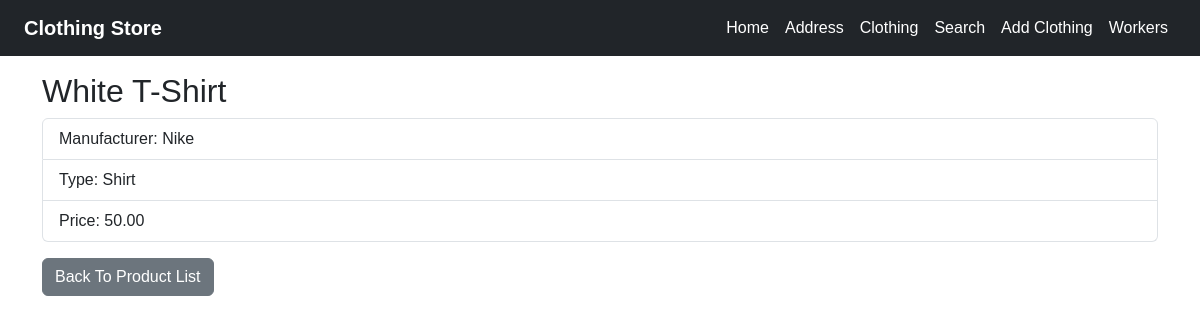
Page /clothing/1/ on the committed database.
### clothing/models.py (models this page shows, shortened)
class ClothingModel(models.Model):
    name = models.CharField(max_length=100)
    manufacturer = models.CharField(max_length=100)
    price = models.DecimalField(max_digits=8, decimal_places=2, validators=[MinValueValidator(0), MaxValueValidator(1000)])
    type = models.ForeignKey(TypeModel, on_delete=models.CASCADE,related_name='clothing_items')

class TypeModel(models.Model):
    name = models.CharField(max_length=100)

### clothing/views.py (the view)
# urls.py: path('<int:pk>/', views.clothing_detail, name='clothing_detail'),
def clothing_detail(request,pk):
    item=get_object_or_404(ClothingModel,pk=pk)
    return render(request,'clothing/clothing_detail.html',{'item':item})

### clothing/templates/clothing/clothing_detail.html (shortened to what this page needs)
{% extends 'layout.html' %}
{% block content %}
<div class="container mt-5">
    <h2>{{ item.name }}</h2>
    <ul class="list-group">
        <li class="list-group-item">Manufacturer: {{ item.manufacturer }}</li>
        <li class="list-group-item">Type: {{ item.type.name }}</li>
        <li class="list-group-item">Price: {{ item.price }}</li>
    </ul>
    <a href="{% url 'product_list' %}" class="btn btn-secondary mt-3">Back To Product List</a>
</div>
{% endblock %}

### clothing_website/static/css/style.css (style rules this page uses)
* { margin: 0; padding: 0; box-sizing: border-box; }
body { font-family: Arial, sans-serif; }

### rows in the picture
ClothingModel: name "White T-Shirt", manufacturer "Nike", type.name "Shirt", price "50.00"
